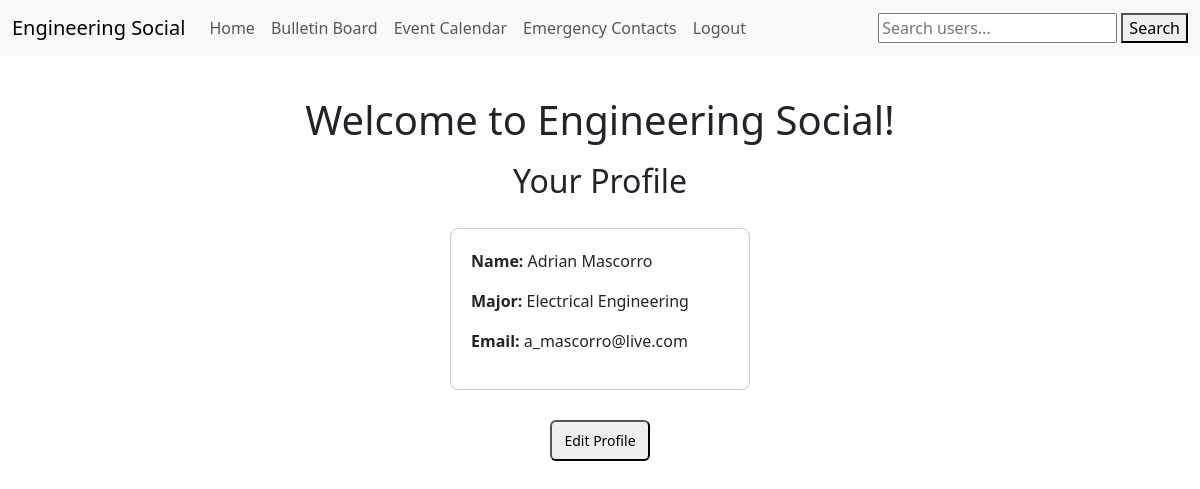
The page /EngineeringSocialApp/ (signed in) on the database as committed earlier.
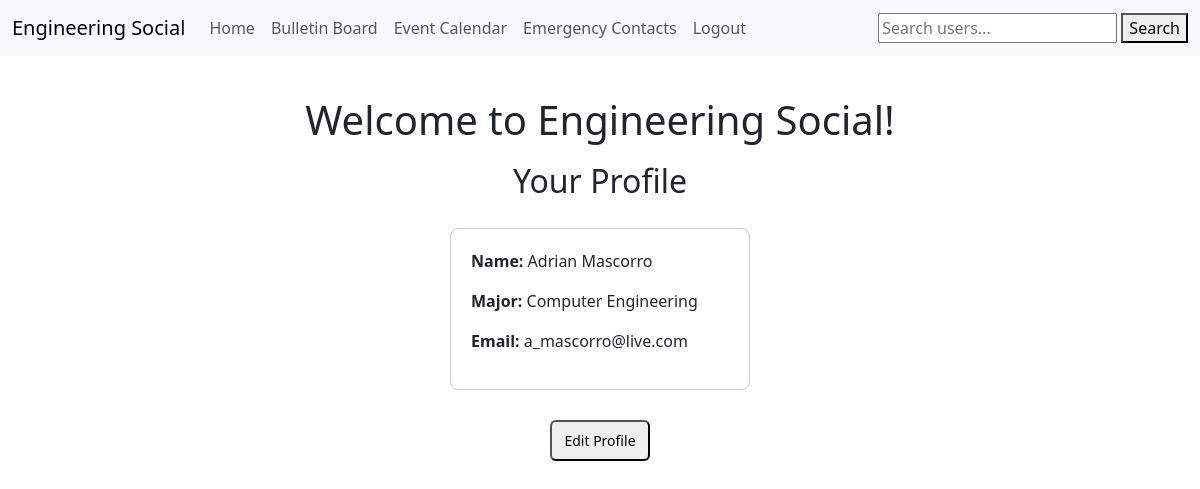
The same page on the database as committed later.
### users/models.py (models this page shows, shortened)
class Users(models.Model):
    user = models.OneToOneField(User, on_delete=models.CASCADE, related_name='custom_user')
    created_at = models.DateTimeField(auto_now_add=True)
    phone = models.CharField(max_length=10, blank=True, null=True)
    major = models.CharField(max_length=30, blank=True, null=True)

### EngineeringSocialApp/views.py (the view)
# urls.py: path('', views.home, name='home'),  # Home page (requires login)
@login_required
def home(request):
    custom_user, created = Users.objects.get_or_create(user=request.user)
    return render(request, 'home.html', {"custom_user": custom_user})

### EngineeringSocialApp/templates/home.html
{% extends 'base.html' %}
{% block content %}
  <div style="display: flex; flex-direction: column; align-items: center; margin-top: 40px;">
    <h1>Welcome to Engineering Social!</h1>
    <h2 style="margin-top: 10px;">Your Profile</h2>
    <div style="margin-top: 20px; border: 1px solid #ccc; border-radius: 8px; padding: 20px; width: 300px; text-align: left;">
      <p><strong>Name:</strong> {{ custom_user.user.first_name }} {{ custom_user.user.last_name }}</p>
      <p><strong>Major:</strong> {{ custom_user.major }}</p>
      <p><strong>Email:</strong> {{ custom_user.user.email }}</p>
    </div>
    <div style="margin-top: 30px;">
      <a href="{% url 'edit_profile' %}" style="text-decoration: none;">
        <button style="font-size: 14px; padding: 8px 12px; border-radius: 6px;">Edit Profile</button>
      </a>
    </div>
  </div>
{% endblock %}

Rows that differ between the two databases and show on the page:
changed Users "Adrian": major "Electrical Engineering" → "Computer Engineering"
